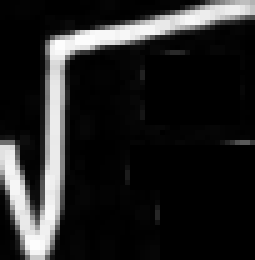
#> input picture train-symbol/0025_4_46_98_171_222.png, 51 x 52 px (shown 5 times larger); its folder holds only this picture in this run
$ python processImage_28x28.py   (older library calls are emulated)
#> lines starting #> are read from the running program, lines starting #| are printed output that depends on the picture; after the words box and inside, x2 and y2 are one past the last pixel; in counts of white or black regions, pixels touching at a corner belong together
import glob
import cv2
import os
from PIL import Image, ImageFilter

image_list = glob.glob("./train-symbol/*.png")

for image_name in image_list:
    im = cv2.imread(image_name)
#> im is the input picture: shape (52, 51, 3); min 0, max 253, mean 35.6
    im[im >= 127] = 255
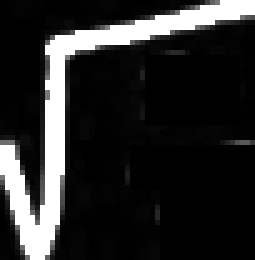
#> im: shape (52, 51, 3) (shown 5 times larger); 14.14% of pixels changed, all inside (x1, y1, x2, y2) = (0, 0, 51, 52)
    im[im < 127] = 0
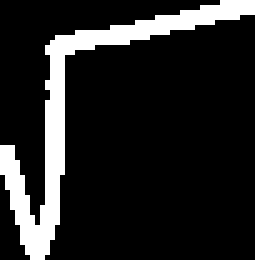
#> im: shape (52, 51, 3) (shown 5 times larger); 14.1% white; 1 white region, box (x1, y1, x2, y2) and area: (0, 0, 51, 52) 375
    image = Image.fromarray(im)

    head, tail = os.path.split(image_name)

    width = float(image.size[0])
#> width = 51
    height = float(image.size[1])
#> height = 52
    newImage = Image.new('L', (28, 28), (0))
#> newImage: PIL image 28x28 L; every value is 0


    # newImage = Image.new('RGBA', (28, 28), (255, 255, 255, 255))

    if width > height: #check which dimension is bigger
        #Width is bigger. Width becomes 20 pixels.
        nheight = int(round((28.0/width*height),0)) #resize height according to ratio width
        if (nheight == 0): #rare case but minimum is 1 pixel
            nheight = 1
        # resize and sharpen
        img = image.resize((28,nheight), Image.ANTIALIAS).filter(ImageFilter.SHARPEN)
        wtop = int(round(((28 - nheight)/2),0)) #caculate horizontal pozition
        newImage.paste(img, (0, wtop)) #paste resized image on white canvas
    else:
        #Height is bigger. Heigth becomes 20 pixels.
        nwidth = int(round((28.0/height*width),0)) #resize width according to ratio height
#> nwidth = 27
        if (nwidth == 0): #rare case but minimum is 1 pixel
            nwidth = 1
         # resize and sharpen
        img = image.resize((nwidth,28), Image.ANTIALIAS).filter(ImageFilter.SHARPEN)
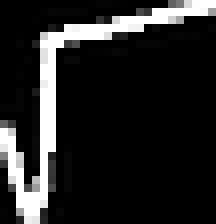
#> img: PIL image 27x28 RGB (shown 8 times larger); min 0, max 255, mean 36.1
        wleft = int(round(((28 - nwidth)/2),0)) #caculate vertical pozition
#> wleft = 0
        newImage.paste(img, (wleft, 0)) #paste resized image on white canvas
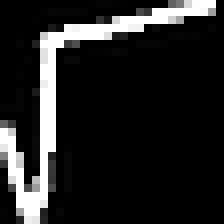
#> newImage: PIL image 28x28 L (shown 8 times larger); min 0, max 255, mean 34.8

    newImage.save("./annotated_28x28/"+tail, quality=100)

$ run again, on train-symbol/0206_5_30_75_165_227.png
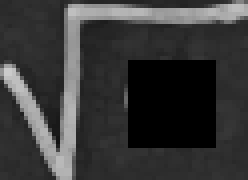
#> input picture train-symbol/0206_5_30_75_165_227.png, 62 x 45 px (shown 4 times larger)
#> im is the input picture: shape (45, 62, 3); min 0, max 203, mean 55.9
#> `im[im < 127] = 0`:
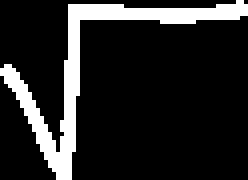
#> im: shape (45, 62, 3) (shown 4 times larger); 14.7% white; 1 white region, box (x1, y1, x2, y2) and area: (0, 0, 62, 45) 410
#> `newImage.paste(img, (0, wtop))`:
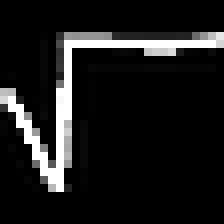
#> newImage: PIL image 28x28 L (shown 8 times larger); min 0, max 255, mean 26.7

$ run again, on train-symbol/0212_2_54_94_157_224.png
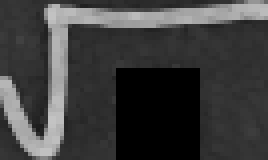
#> input picture train-symbol/0212_2_54_94_157_224.png, 67 x 40 px (shown 4 times larger)
#> im is the input picture: shape (40, 67, 3); min 0, max 195, mean 61.4
#> `im[im < 127] = 0`:
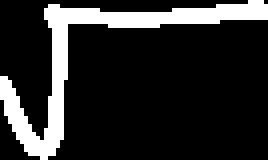
#> im: shape (40, 67, 3) (shown 4 times larger); 16.7% white; 1 white region, box (x1, y1, x2, y2) and area: (0, 0, 67, 40) 448
#> `newImage.paste(img, (0, wtop))`:
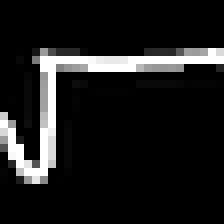
#> newImage: PIL image 28x28 L (shown 8 times larger); min 0, max 255, mean 27.3

$ run again, on train-symbol/0272_2_56_109_141_217.png
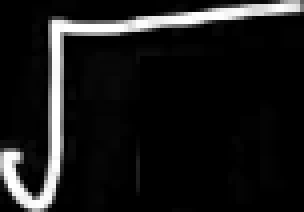
#> input picture train-symbol/0272_2_56_109_141_217.png, 76 x 53 px (shown 4 times larger)
#> im is the input picture: shape (53, 76, 3); min 0, max 255, mean 25.4
#> `im[im < 127] = 0`:
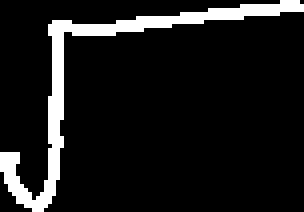
#> im: shape (53, 76, 3) (shown 4 times larger); 9.9% white; 1 white region, box (x1, y1, x2, y2) and area: (0, 0, 76, 53) 397
#> `newImage.paste(img, (0, wtop))`:
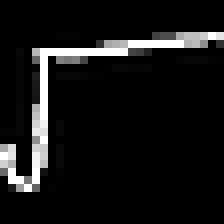
#> newImage: PIL image 28x28 L (shown 8 times larger); min 0, max 255, mean 21.3
